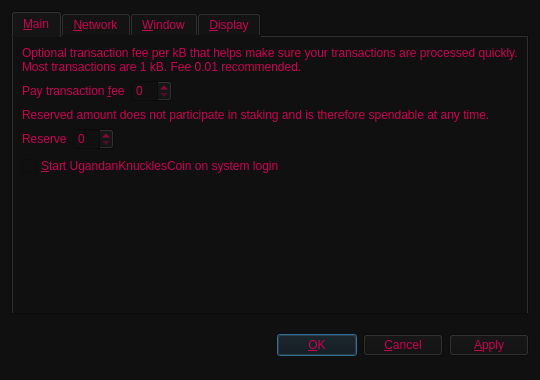
<?xml version="1.0" encoding="UTF-8"?>
<ui version="4.0">
 <class>OptionsDialog</class>
 <widget class="QDialog" name="OptionsDialog">
  <property name="geometry">
   <rect>
    <x>0</x>
    <y>0</y>
    <width>540</width>
    <height>380</height>
   </rect>
  </property>
  <property name="windowTitle">
   <string>Options</string>
  </property>
  <property name="styleSheet">
   <string notr="true">color: rgb(204, 1, 80);
background-color: rgb(16, 16, 16);</string>
  </property>
  <property name="modal">
   <bool>true</bool>
  </property>
  <layout class="QVBoxLayout" name="verticalLayout">
   <item>
    <widget class="QTabWidget" name="tabWidget">
     <property name="tabPosition">
      <enum>QTabWidget::North</enum>
     </property>
     <property name="currentIndex">
      <number>0</number>
     </property>
     <widget class="QWidget" name="tabMain">
      <attribute name="title">
       <string>&amp;Main</string>
      </attribute>
      <layout class="QVBoxLayout" name="verticalLayout_Main">
       <item>
        <widget class="QLabel" name="transactionFeeInfoLabel">
         <property name="text">
          <string>Optional transaction fee per kB that helps make sure your transactions are processed quickly. Most transactions are 1 kB. Fee 0.01 recommended.</string>
         </property>
         <property name="textFormat">
          <enum>Qt::PlainText</enum>
         </property>
         <property name="wordWrap">
          <bool>true</bool>
         </property>
        </widget>
       </item>
       <item>
        <layout class="QHBoxLayout" name="horizontalLayoutFee">
         <item>
          <widget class="QLabel" name="transactionFeeLabel">
           <property name="text">
            <string>Pay transaction &amp;fee</string>
           </property>
           <property name="textFormat">
            <enum>Qt::PlainText</enum>
           </property>
           <property name="buddy">
            <cstring>transactionFee</cstring>
           </property>
          </widget>
         </item>
         <item>
          <widget class="BitcoinAmountField" name="transactionFee"/>
         </item>
         <item>
          <spacer name="horizontalSpacerFee">
           <property name="orientation">
            <enum>Qt::Horizontal</enum>
           </property>
           <property name="sizeHint" stdset="0">
            <size>
             <width>40</width>
             <height>20</height>
            </size>
           </property>
          </spacer>
         </item>
        </layout>
       </item>
       <item>
        <widget class="QLabel" name="reserveBalanceInfoLabel">
         <property name="text">
          <string>Reserved amount does not participate in staking and is therefore spendable at any time.</string>
         </property>
         <property name="textFormat">
          <enum>Qt::PlainText</enum>
         </property>
         <property name="wordWrap">
          <bool>true</bool>
         </property>
        </widget>
       </item>
       <item>
        <layout class="QHBoxLayout" name="horizontalLayoutReserveBalance">
         <item>
          <widget class="QLabel" name="reserveBalanceLabel">
           <property name="text">
            <string>Reserve</string>
           </property>
           <property name="textFormat">
            <enum>Qt::PlainText</enum>
           </property>
           <property name="buddy">
            <cstring>reserveBalance</cstring>
           </property>
          </widget>
         </item>
         <item>
          <widget class="BitcoinAmountField" name="reserveBalance"/>
         </item>
         <item>
          <spacer name="horizontalSpacerReserveBalance">
           <property name="orientation">
            <enum>Qt::Horizontal</enum>
           </property>
           <property name="sizeHint" stdset="0">
            <size>
             <width>40</width>
             <height>20</height>
            </size>
           </property>
          </spacer>
         </item>
        </layout>
       </item>
       <item>
        <widget class="QCheckBox" name="bitcoinAtStartup">
         <property name="toolTip">
          <string>Automatically start UgandanKnucklesCoin after logging in to the system.</string>
         </property>
         <property name="text">
          <string>&amp;Start UgandanKnucklesCoin on system login</string>
         </property>
        </widget>
       </item>
       <item>
        <spacer name="verticalSpacer_Main">
         <property name="orientation">
          <enum>Qt::Vertical</enum>
         </property>
         <property name="sizeHint" stdset="0">
          <size>
           <width>20</width>
           <height>40</height>
          </size>
         </property>
        </spacer>
       </item>
      </layout>
     </widget>
     <widget class="QWidget" name="tabNetwork">
      <attribute name="title">
       <string>&amp;Network</string>
      </attribute>
      <layout class="QVBoxLayout" name="verticalLayout_Network">
       <item>
        <widget class="QCheckBox" name="mapPortUpnp">
         <property name="toolTip">
          <string>Automatically open the UgandanKnucklesCoin client port on the router. This only works when your router supports UPnP and it is enabled.</string>
         </property>
         <property name="text">
          <string>Map port using &amp;UPnP</string>
         </property>
        </widget>
       </item>
       <item>
        <widget class="QCheckBox" name="connectSocks">
         <property name="toolTip">
          <string>Connect to the UgandanKnucklesCoin network through a SOCKS5 proxy (e.g. when connecting through Tor).</string>
         </property>
         <property name="text">
          <string>&amp;Connect through SOCKS5 proxy:</string>
         </property>
        </widget>
       </item>
       <item>
        <layout class="QHBoxLayout" name="horizontalLayout_Network">
         <item>
          <widget class="QLabel" name="proxyIpLabel">
           <property name="text">
            <string>Proxy &amp;IP:</string>
           </property>
           <property name="textFormat">
            <enum>Qt::PlainText</enum>
           </property>
           <property name="buddy">
            <cstring>proxyIp</cstring>
           </property>
          </widget>
         </item>
         <item>
          <widget class="QValidatedLineEdit" name="proxyIp">
           <property name="maximumSize">
            <size>
             <width>140</width>
             <height>16777215</height>
            </size>
           </property>
           <property name="toolTip">
            <string>IP address of the proxy (e.g. 127.0.0.1)</string>
           </property>
          </widget>
         </item>
         <item>
          <widget class="QLabel" name="proxyPortLabel">
           <property name="text">
            <string>&amp;Port:</string>
           </property>
           <property name="textFormat">
            <enum>Qt::PlainText</enum>
           </property>
           <property name="buddy">
            <cstring>proxyPort</cstring>
           </property>
          </widget>
         </item>
         <item>
          <widget class="QLineEdit" name="proxyPort">
           <property name="maximumSize">
            <size>
             <width>55</width>
             <height>16777215</height>
            </size>
           </property>
           <property name="toolTip">
            <string>Port of the proxy (e.g. 9050)</string>
           </property>
          </widget>
         </item>
         <item>
          <spacer name="horizontalSpacer_Network">
           <property name="orientation">
            <enum>Qt::Horizontal</enum>
           </property>
           <property name="sizeHint" stdset="0">
            <size>
             <width>40</width>
             <height>20</height>
            </size>
           </property>
          </spacer>
         </item>
        </layout>
       </item>
       <item>
        <spacer name="verticalSpacer_Network">
         <property name="orientation">
          <enum>Qt::Vertical</enum>
         </property>
         <property name="sizeHint" stdset="0">
          <size>
           <width>20</width>
           <height>40</height>
          </size>
         </property>
        </spacer>
       </item>
      </layout>
     </widget>
     <widget class="QWidget" name="tabWindow">
      <attribute name="title">
       <string>&amp;Window</string>
      </attribute>
      <layout class="QVBoxLayout" name="verticalLayout_Window">
       <item>
        <widget class="QCheckBox" name="minimizeToTray">
         <property name="toolTip">
          <string>Show only a tray icon after minimizing the window.</string>
         </property>
         <property name="text">
          <string>&amp;Minimize to the tray instead of the taskbar</string>
         </property>
        </widget>
       </item>
       <item>
        <widget class="QCheckBox" name="minimizeOnClose">
         <property name="toolTip">
          <string>Minimize instead of exit the application when the window is closed. When this option is enabled, the application will be closed only after selecting Quit in the menu.</string>
         </property>
         <property name="text">
          <string>M&amp;inimize on close</string>
         </property>
        </widget>
       </item>
       <item>
        <spacer name="verticalSpacer_Window">
         <property name="orientation">
          <enum>Qt::Vertical</enum>
         </property>
         <property name="sizeHint" stdset="0">
          <size>
           <width>20</width>
           <height>40</height>
          </size>
         </property>
        </spacer>
       </item>
      </layout>
     </widget>
     <widget class="QWidget" name="tabDisplay">
      <attribute name="title">
       <string>&amp;Display</string>
      </attribute>
      <layout class="QVBoxLayout" name="verticalLayout_Display">
       <item>
        <layout class="QHBoxLayout" name="horizontalLayout_1_Display">
         <item>
          <widget class="QLabel" name="langLabel">
           <property name="text">
            <string>User Interface &amp;language:</string>
           </property>
           <property name="textFormat">
            <enum>Qt::PlainText</enum>
           </property>
           <property name="buddy">
            <cstring>lang</cstring>
           </property>
          </widget>
         </item>
         <item>
          <widget class="QValueComboBox" name="lang">
           <property name="toolTip">
            <string>The user interface language can be set here. This setting will take effect after restarting UgandanKnucklesCoin.</string>
           </property>
          </widget>
         </item>
        </layout>
       </item>
       <item>
        <layout class="QHBoxLayout" name="horizontalLayout_2_Display">
         <item>
          <widget class="QLabel" name="unitLabel">
           <property name="text">
            <string>&amp;Unit to show amounts in:</string>
           </property>
           <property name="textFormat">
            <enum>Qt::PlainText</enum>
           </property>
           <property name="buddy">
            <cstring>unit</cstring>
           </property>
          </widget>
         </item>
         <item>
          <widget class="QValueComboBox" name="unit">
           <property name="toolTip">
            <string>Choose the default subdivision unit to show in the interface and when sending coins.</string>
           </property>
          </widget>
         </item>
        </layout>
       </item>
       <item>
        <widget class="QCheckBox" name="coinControlFeatures">
         <property name="toolTip">
          <string>Whether to show coin control features or not.</string>
         </property>
         <property name="text">
          <string>Display coin &amp;control features (experts only!)</string>
         </property>
        </widget>
       </item>
       <item>
        <widget class="QCheckBox" name="minimizeCoinAge">
         <property name="toolTip">
          <string>Whether to select the coin outputs randomly or with minimal coin age.</string>
         </property>
         <property name="text">
          <string>Minimize weight consumption (experimental)</string>
         </property>
        </widget>
       </item>
       <item>
        <spacer name="verticalSpacer_Display">
         <property name="orientation">
          <enum>Qt::Vertical</enum>
         </property>
         <property name="sizeHint" stdset="0">
          <size>
           <width>20</width>
           <height>40</height>
          </size>
         </property>
        </spacer>
       </item>
      </layout>
     </widget>
    </widget>
   </item>
   <item>
    <layout class="QHBoxLayout" name="horizontalLayout_Buttons">
     <item>
      <spacer name="horizontalSpacer_1">
       <property name="orientation">
        <enum>Qt::Horizontal</enum>
       </property>
       <property name="sizeHint" stdset="0">
        <size>
         <width>40</width>
         <height>48</height>
        </size>
       </property>
      </spacer>
     </item>
     <item>
      <widget class="QLabel" name="statusLabel">
       <property name="font">
        <font>
         <weight>75</weight>
         <bold>true</bold>
        </font>
       </property>
       <property name="text">
        <string/>
       </property>
       <property name="textFormat">
        <enum>Qt::PlainText</enum>
       </property>
       <property name="wordWrap">
        <bool>true</bool>
       </property>
      </widget>
     </item>
     <item>
      <spacer name="horizontalSpacer_2">
       <property name="orientation">
        <enum>Qt::Horizontal</enum>
       </property>
       <property name="sizeHint" stdset="0">
        <size>
         <width>40</width>
         <height>48</height>
        </size>
       </property>
      </spacer>
     </item>
     <item>
      <widget class="QPushButton" name="okButton">
       <property name="text">
        <string>&amp;OK</string>
       </property>
      </widget>
     </item>
     <item>
      <widget class="QPushButton" name="cancelButton">
       <property name="text">
        <string>&amp;Cancel</string>
       </property>
       <property name="autoDefault">
        <bool>false</bool>
       </property>
      </widget>
     </item>
     <item>
      <widget class="QPushButton" name="applyButton">
       <property name="text">
        <string>&amp;Apply</string>
       </property>
       <property name="autoDefault">
        <bool>false</bool>
       </property>
      </widget>
     </item>
    </layout>
   </item>
  </layout>
 </widget>
 <customwidgets>
  <customwidget>
   <class>QValidatedLineEdit</class>
   <extends>QLineEdit</extends>
   <header>qvalidatedlineedit.h</header>
  </customwidget>
  <customwidget>
   <class>BitcoinAmountField</class>
   <extends>QSpinBox</extends>
   <header>bitcoinamountfield.h</header>
   <container>1</container>
  </customwidget>
  <customwidget>
   <class>QValueComboBox</class>
   <extends>QComboBox</extends>
   <header>qvaluecombobox.h</header>
  </customwidget>
 </customwidgets>
 <resources/>
 <connections/>
</ui>
